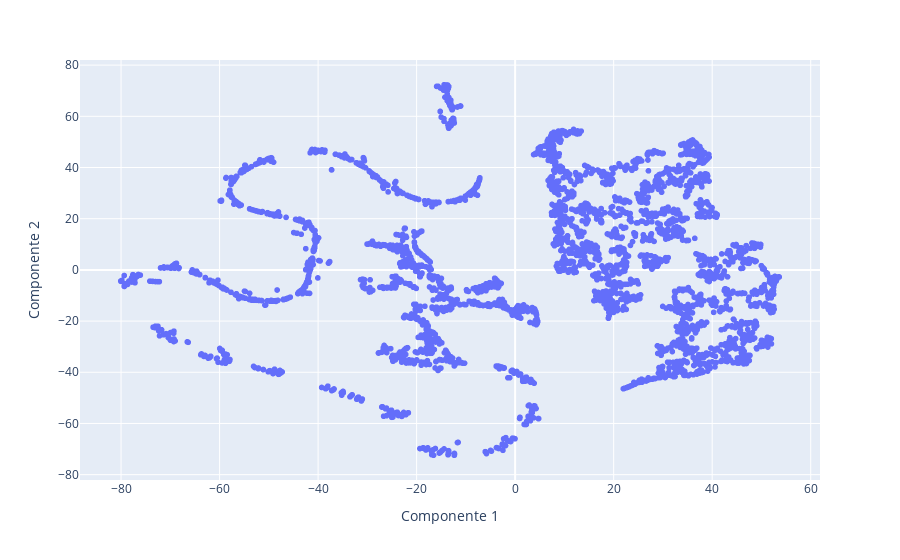

The code cell stored with this chart in its notebook:
### Markdown cell above
**Respuesta:**

### Code cell
lrmfp_transformer = FunctionTransformer(custom_features)

column_transformer = ColumnTransformer(
    transformers=[('MinMaxScaler', MinMax(), ['Length','Recency','Monetary','Frequency', 'Periodicity'])])

tsne = TSNE(n_components=2)

pipeline = Pipeline([
    ('lrmfp_transformer', lrmfp_transformer),
    ('column_transformer', column_transformer),
    ('tsne', tsne)
])

transformed_data = pipeline.fit_transform(df_retail)

df_transformed = pd.DataFrame(transformed_data, columns=['Componente 1', 'Componente 2'])


fig = px.scatter(df_transformed, x='Componente 1', y='Componente 2')
fig.show()

### Figure 1 — Plotly figure (JSON) as saved in the notebook; plotly's stock layout.template omitted (floating-point values rounded to 4 significant figures; data arrays with more than 128 entries replaced by an {"elided": "..."} marker saying what was removed)
{"data": [{"hovertemplate": "Componente 1=%{x}<br>Componente 2=%{y}<extra></extra>", "legendgroup": "", "marker": {"color": "#636efa", "symbol": "circle"}, "mode": "markers", "name": "", "showlegend": false, "type": "scattergl", "x": {"elided": "4314 float values"}, "xaxis": "x", "y": {"elided": "4314 float values"}, "yaxis": "y"}], "layout": {"legend": {"tracegroupgap": 0}, "margin": {"t": 60}, "xaxis": {"anchor": "y", "domain": [0, 1], "title": {"text": "Componente 1"}}, "yaxis": {"anchor": "x", "domain": [0, 1], "title": {"text": "Componente 2"}}}}
